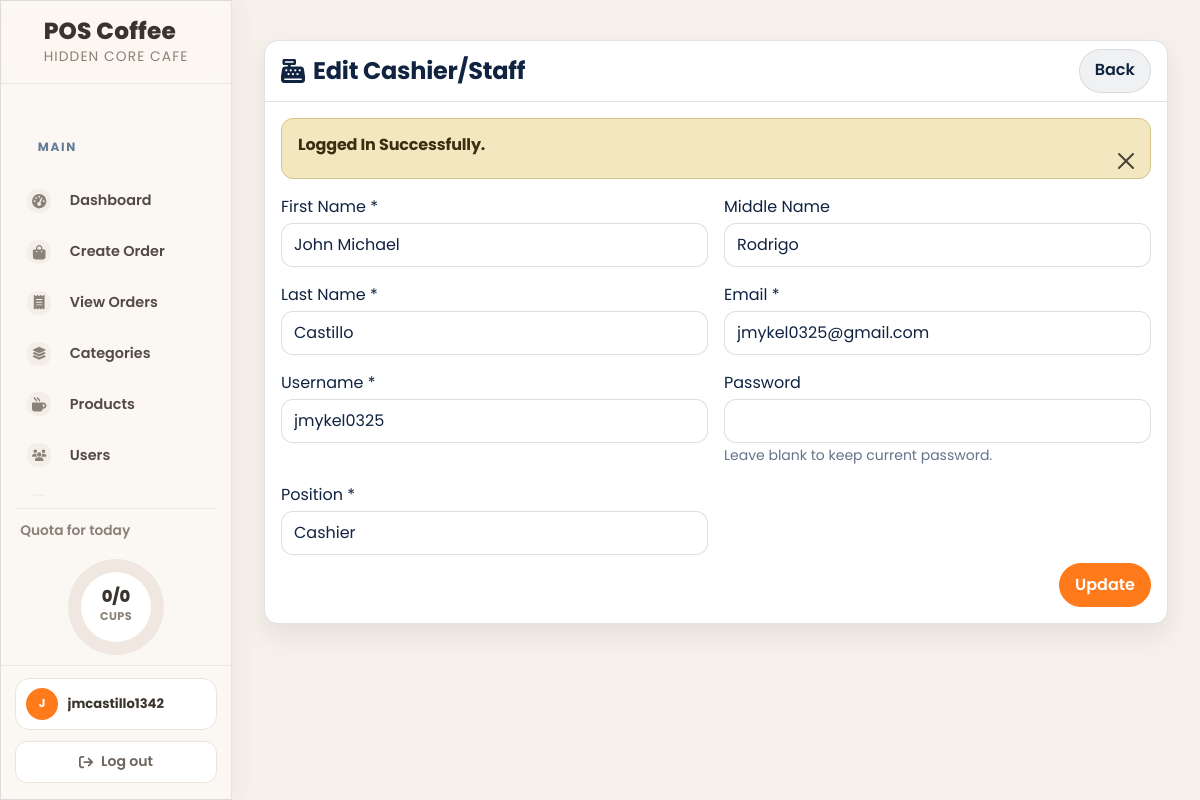
/admin/assets/cashier_staff-edit.php?id=4 (signed in), run on the app's committed database.
### tables this page shows
CREATE TABLE `cashier_staff` (
  `id` int(3) NOT NULL,
  `first_name` varchar(191) NOT NULL,
  `middle_name` varchar(191) NOT NULL,
  `last_name` varchar(191) NOT NULL,
  `email` varchar(191) NOT NULL,
  `username` varchar(191) NOT NULL,
  `password` varchar(191) NOT NULL,
  `position` varchar(191) NOT NULL,
  `created_at` timestamp NOT NULL DEFAULT current_timestamp()
);

### admin/assets/cashier_staff-edit.php (the view, shortened to what this page needs)
<?php include ('includes/header.php'); ?>
<link rel="stylesheet" href="https://cdnjs.cloudflare.com/ajax/libs/font-awesome/6.0.0/css/all.min.css">
<div class="container-fluid px-4">
    <div class="card mt-4 shadow-sm beige-card">
        <div class="card-header beige-card-header d-flex justify-content-between align-items-center">
            <h4 class="mb-0 d-flex align-items-center gap-2">
                <i class="fas fa-cash-register"></i>
                <span>Edit Cashier/Staff</span>
            </h4>
            <a href="admins.php" class="btn btn-secondary">Back</a>
        </div>
        <div class="card-body">
            <form action="code.php" method="POST">
                <?php
                    if(isset($_GET['id'])){
                        if($_GET['id'] != ''){
                            $adminId = $_GET['id'];
                        }else{
                            echo '<h5>No Id Found</h5>';
                            return false;
                        }
                    }
                    else{
                        echo '<h5>No Id given in params</h5>';
                            return false;
                    }
                     $adminData = getById('cashier_staff',$adminId);
                     if($adminData){
                        if($adminData['status']== 200){
                            $isSelfOwnerEdit = ((int)($_SESSION['loggedInUser']['user_id'] ?? 0) === (int)$adminData['data']['id'])
                                && (strcasecmp((string)$adminData['data']['position'], 'Owner') === 0);
                            ?>
                            <div class="row g-3">
                <div class="col-md-6">
                        <label class="form-label mb-1">First Name *</label>
                        <input type="text" name="first_name" value="<?= htmlspecialchars($adminData['data']['first_name']) ?>" required class="form-control" />
                    </div>
                <div class="col-md-6">
                        <label class="form-label mb-1">Middle Name</label>
                        <input type="text" name="middle_name" value="<?= htmlspecialchars($adminData['data']['middle_name']) ?>" class="form-control" />
                    </div>
                <div class="col-md-6">
                        <label class="form-label mb-1">Last Name *</label>
                        <input type="text" name="last_name" value="<?= htmlspecialchars($adminData['data']['last_name']) ?>" required class="form-control" />
                    </div>
                    <div class="col-md-6">
                        <label class="form-label mb-1">Email *</label>
                        <input type="email" name="email" value="<?= htmlspecialchars($adminData['data']['email']) ?>" required class="form-control" />
                    </div>
                    <div class="col-md-6">
                        <label class="form-label mb-1">Username *</label>
                        <input type="text" name="username" value="<?= htmlspecialchars($adminData['data']['username']) ?>" required class="form-control" />
                    </div>
                    <div class="col-md-6">
                        <label class="form-label mb-1">Password</label>
                        <input type="password" name="password" class="form-control" />
                        <small class="text-muted">Leave blank to keep current password.</small>
                    </div>
                    <div class="col-md-6">
                        <label class="form-label mb-1">Position *</label>
                        <select name="position" required class="form-select" <?= $isSelfOwnerEdit ? 'disabled' : '' ?>>
                            <option value="Cashier" <?= ($adminData['data']['position'] === 'Cashier') ? 'selected' : '' ?>>Cashier</option>
                        </select>
                    </div>
                                <div class="col-12 d-flex justify-content-end mt-2">
                                    <button type="submit" name="updateCashier/Staff" class="btn btn-primary">Update</button>
                                </div>
                            </div>
                            <?php
                        }
                        else{
                            echo '<h5>'.$adminData['message'].'</h5>';  }
                     }
                     else{
                            echo 'Something went wrong';
                            return false;
                        }
                ?>
            </form>
        </div>
    </div>
</div>
<?php include('includes/footer.php'); ?>

### admin/assets/css/custom.css (style rules this page uses)
:root { --hc-primary: #000000; --hc-secondary: #1A1A1A; --hc-bg: #FFFFFF; --hc-card: #F5F5F5; --hc-border: #E0E0E0; --hc-subtext: #555555; }
body { background-color: var(--hc-bg) !important; color: var(--hc-primary) !important; }
h1, h2, h3, h4, h5, h6, .h1, .h2, .h3, .h4, .h5, .h6 { color: var(--hc-primary) !important; }
.text-muted { color: var(--hc-subtext) !important; }
.card { background-color: var(--hc-card) !important; border: 1px solid var(--hc-border) !important; }
.card-header { background-color: var(--hc-bg) !important; border-bottom: 1px solid var(--hc-border) !important; color: var(--hc-primary) !important; }
.btn-primary, .btn.btn-primary { background-color: var(--hc-primary) !important; border-color: var(--hc-primary) !important; color: #FFFFFF !important; }
.btn-secondary, .btn.btn-secondary { background-color: var(--hc-secondary) !important; border-color: var(--hc-secondary) !important; color: #FFFFFF !important; }
.form-control, .form-select, .select2-container--default .select2-selection--single { border-color: var(--hc-border) !important; }
.beige-card { background-color: var(--hc-card) !important; color: var(--hc-primary) !important; border: 1px solid var(--hc-border) !important; }
.beige-card-header { background-color: var(--hc-bg) !important; color: var(--hc-primary) !important; border-bottom: 1px solid var(--hc-border) !important; }
.form-control, .form-select { background-color: var(--hc-bg) !important; color: var(--hc-primary) !important; }

### admin/assets/css/hc-admin-theme.css (style rules this page uses)
:root { --primary:#FF7A1A; --primary-hover:#E96A0C; --primary-light:#FFF1E6; --primary-border:#FFD2B3; --text-dark:#1F2937; --hc-bg:#f5f7f7; --hc-surface:#ffffff; --hc-surface-2:#f0f4f4; --hc-border:rgba(17,24,39,.10); --hc-text:var(--text-dark); --hc-muted:#64748b; --hc-primary:var(--primary); --hc-primary-600:var(--primary-hover); --hc-primary-50:var(--primary-light); --hc-shadow:0 10px 30px rgba(15,23,42,.08); --hc-shadow-sm:0 6px 16px rgba(15,23,42,.06); --hc-radius:16px; --hc-radius-sm:12px; --hc-ring:0 0 0 .25rem rgba(255,122,26,.22); }
body.sb-nav-fixed { background:var(--hc-bg) !important; color:var(--hc-text) !important; }
h1,h2,h3,h4,h5,h6, .h1,.h2,.h3,.h4,.h5,.h6 { color:var(--hc-text) !important; letter-spacing:-.01em; }
.text-muted { color:var(--hc-muted) !important; }
.container-fluid.px-4, .container-fluid.px-2 { padding-left:1.25rem !important; padding-right:1.25rem !important; }
.card { background:var(--hc-surface) !important; border:1px solid var(--hc-border) !important; border-radius:var(--hc-radius) !important; box-shadow:var(--hc-shadow-sm); }
.card-header { background:transparent !important; border-bottom:1px solid var(--hc-border) !important; border-top-left-radius:var(--hc-radius) !important; border-top-right-radius:var(--hc-radius) !important; }
.btn, .btn.btn-primary, .btn.btn-secondary, .btn.btn-success, .btn.btn-danger { border-radius:999px !important; padding:.55rem 1rem; font-weight:600; box-shadow:none !important; }
.btn-primary, .btn.btn-primary { background:var(--hc-primary) !important; border-color:var(--hc-primary) !important; color:#fff !important; }
.btn-secondary, .btn.btn-secondary { background:rgba(15,23,42,.06) !important; border-color:rgba(15,23,42,.10) !important; color:var(--hc-text) !important; }
.form-control, .form-select, .select2-container--default .select2-selection--single { border-radius:14px !important; border:1px solid var(--hc-border) !important; background:var(--hc-surface) !important; color:var(--hc-text) !important; }
.beige-card { background:var(--hc-surface) !important; color:var(--hc-text) !important; }
.beige-card-header { background:transparent !important; color:var(--hc-text) !important; }

### data on the page
cashier_staff: first_name "John Michael", middle_name "Rodrigo", last_name "Castillo", email "jmykel0325@gmail.com", username "jmykel0325", position "Cashier"

### other printed values
$quotaValueText "0/0"
$initials "J"
$username "jmcastillo1342"
$_SESSION['status'] "Logged In Successfully."
